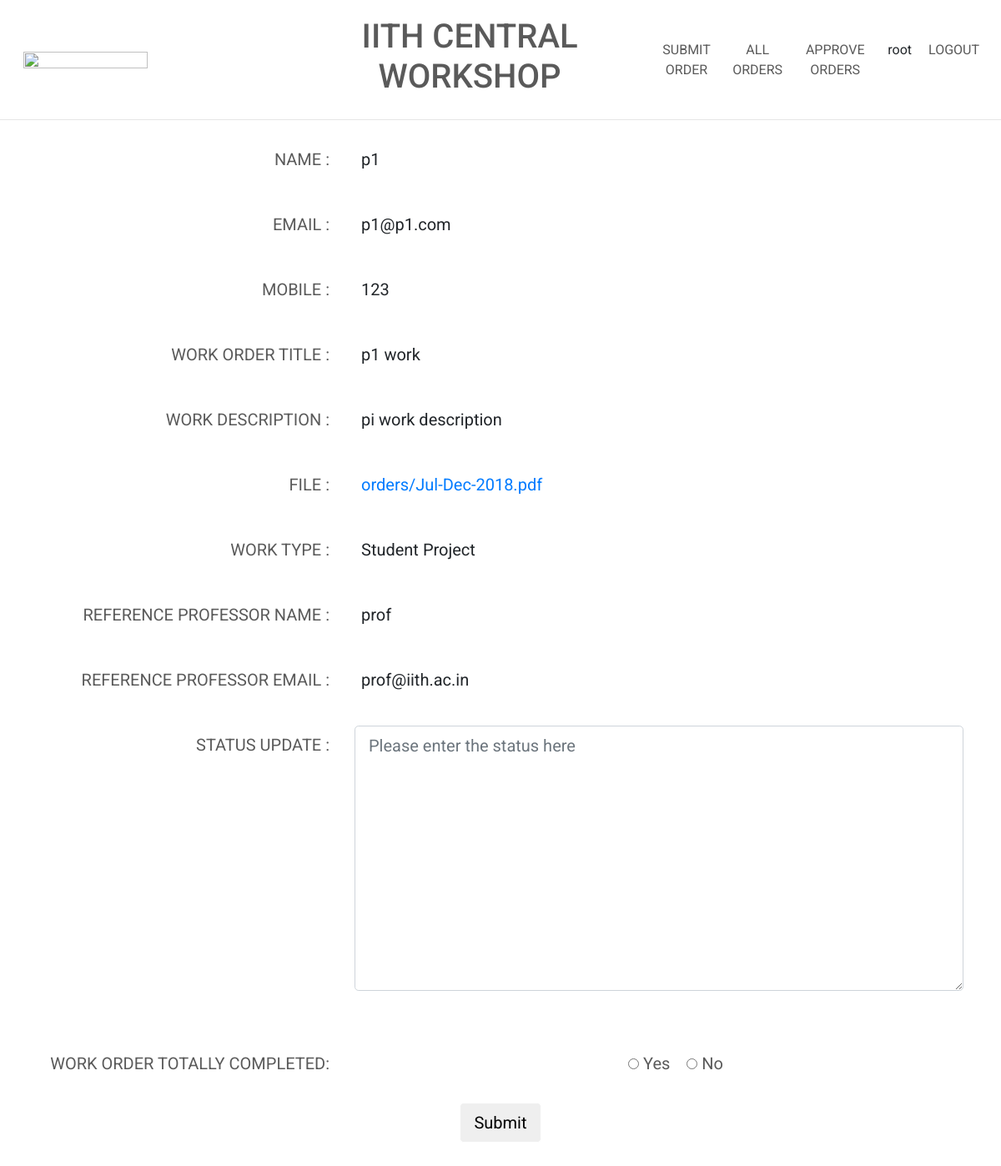
The page /update_status/8/ (signed in) on the database its author committed.
### app/models.py (models this page shows)
class Order(models.Model):
	name = models.TextField(max_length=100,blank=True)
	mail = models.TextField(max_length=100,blank=True)
	mobile = models.IntegerField()
	work = models.TextField(max_length=500,blank=True)
	worktype = models.TextField(max_length=20,blank=True)
	title = models.TextField(max_length=100,blank=True)
	file = models.FileField(upload_to='orders/')
	uploaded_at = models.DateTimeField(auto_now_add=True)
	prof_name = models.TextField(max_length=100,blank=True)
	prof_mail = models.TextField(max_length=100,blank=True)
	approval1 = models.CharField(max_length=10, choices=STATUS_CHOICES,default='Pending')
	approval2 = models.CharField(max_length=10, choices=STATUS_CHOICES,default='Pending')
	approval3 = models.CharField(max_length=10, choices=STATUS_CHOICES,default='Pending')
	completed = models.BooleanField(default=False)
	reason = models.TextField(max_length=1000,blank=True)

### app/views.py (the view)
# urls.py: url(r'^update_status/(?P<order_id>[0-9]+)/$', views.update_status),
def update_status(request,order_id):
	if request.user.is_authenticated:
		order = Order.objects.get(id=order_id)
		if request.method == "POST":
			statusform = StatusForm(request.POST)
			if statusform.is_valid():
				data = statusform.cleaned_data
				status_input = data['status_input']
				completed_input = data['completed_input']
				new_object = Status()
				new_object.order = order_id
				new_object.status_text = status_input
				if completed_input=="Yes":
					order.completed = True
				else:
					order.completed = False
				new_object.save()
				order.save()
				return HttpResponseRedirect("/status_list")
			else:
				return render(request,'app/status_form.html',{'statusform':statusform})
		else:
			statusform = StatusForm()
			return render(request,'app/status_form.html',{'statusform':statusform,'order':order})
	else:
		return HttpResponseRedirect("/login")

### app/forms.py
class StatusForm(forms.Form):
	status_input = forms.CharField(required=True,widget = forms.Textarea(attrs=
		{'name':'status_input','id':'status_input','placeholder':"Please enter the status here",'class':'form-control form-control-lg'}))
	completed_input = forms.ChoiceField(choices=CHOICES2, widget=forms.RadioSelect(attrs=
    	{'name':"completed_input",'id':"completed_input",'class':'radio-inline'}))

### templates/app/status_form.html (shortened to what this page needs)
{% load static %}
<link rel="stylesheet" type="text/css" href="{% static 'css/orders.css' %}">
<link rel="stylesheet" type="text/css" href="{% static 'css/form.css' %}">
{% include "base.html" %}
<div class="container" style="text-align: center;margin-top: 2%;margin-bottom: 1%;">
	<div class="form-group row">
	    <label for="name" class="col-sm-4">NAME : </label>
	    <div class="col-sm-8">
	    	<p class="info">{{ order.name }}</p>
	    </div>
    </div>
    <div class="form-group row">
	    <label for="name" class="col-sm-4">EMAIL : </label>
	    <div class="col-sm-8">
	    	<p class="info">{{ order.mail }}</p>
	    </div>
    </div>
    <div class="form-group row">
	    <label for="name" class="col-sm-4">MOBILE : </label>
	    <div class="col-sm-8">
	    	<p class="info">{{ order.mobile }}</p>
	    </div>
    </div>
    <div class="form-group row">
	    <label for="name" class="col-sm-4">WORK ORDER TITLE : </label>
	    <div class="col-sm-8">
	    	<p class="info">{{ order.title }}</p>
	    </div>
    </div>
    <div class="form-group row">
	    <label for="name" class="col-sm-4">WORK DESCRIPTION : </label>
	    <div class="col-sm-8">
	    	<p class="info">{{ order.work }}</p>
	    </div>
    </div>
    <div class="form-group row">
	    <label for="name" class="col-sm-4">FILE : </label>
	    <div class="col-sm-8">
	    	<p class="info"><a href="{{ order.file }}">{{ order.file }}</a></p>
	    </div>
    </div>
    <div class="form-group row">
	    <label for="name" class="col-sm-4">WORK TYPE : </label>
	    <div class="col-sm-8">
	    	<p class="info">{{ order.worktype }}</p>
	    </div>
    </div>
    <div class="form-group row">
	    <label for="name" class="col-sm-4">REFERENCE PROFESSOR NAME : </label>
	    <div class="col-sm-8">
	    	<p class="info">{{ order.prof_name }}</p>
	    </div>
    </div>
    <div class="form-group row">
	    <label for="name" class="col-sm-4">REFERENCE PROFESSOR EMAIL : </label>
	    <div class="col-sm-8">
	    	<p class="info">{{ order.prof_mail }}</p>
	    </div>
    </div>
</div>
<div class="container" style="text-align: center;margin-bottom: 5%;">
	<form action="/update_status/{{ order.id }}/" method="post" enctype="multipart/form-data">
		<div class="form-group row">
			<label for="name" class="col-sm-4">STATUS UPDATE : </label>
		    <div class="col-sm-8">
		    	{{ statusform.status_input }}
		    </div>
	    </div><br><br>
	    <div class="form-group row">
	    	<label for="name" class="col-sm-4">WORK ORDER TOTALLY COMPLETED: </label>
		    <div class="col-sm-8">
		    	{{ statusform.completed_input }}
		    </div>
	    </div>
	    <div class="form-group row">
		    <div class="col-sm-12">
		    	<button type="submit" class="btn btn-lg">Submit</button>
		    </div>
	    </div>
	</form>
</div>
{% include "footer.html" %}

### templates/base.html (shortened to what this page needs)
<html>
<head>
{% load static 	%}
<link rel="stylesheet" type="text/css" href="https://maxcdn.bootstrapcdn.com/bootstrap/4.0.0/css/bootstrap.min.css">
<link rel="stylesheet" type="text/css" href="{% static 'css/styles.css' %}">
</head>
<body>
	<nav class="navbar navbar-expand-lg">
		<a class="navbar-brand" href="iith.ac.in">
			<img src="https://www.iith.ac.in/wp-content/uploads/2018/02/horzlogolong.png" id ="logo" class="d-inline-block align-top" alt="">
		</a>
		<a class="heading" href="/"><h1>IITH CENTRAL WORKSHOP</h1></a>
	  	<div class="collapse navbar-collapse " id="navbarTogglerDemo01">
		    <ul class="navbar-nav mr-auto mt-2 mt-lg-0">
		    	<li class="nav-item active">
		        	<a class="nav-link" href="/form">SUBMIT ORDER<span class="sr-only">(current)</span></a>
		      	</li>
		      	<li class="nav-item active">
			     	<a class="nav-link" href="/orders">ALL ORDERS</a>
			     </li>
			     {% if user.is_authenticated %}
			     <li class="nav-item active">
			     	<a class="nav-link" href="/approve_orders">APPROVE ORDERS</a>
			     </li>
			     <li class="nav-item active">
			     	<a class="nav-link">{{ user.get_username }}</a>
			     </li>
			     {% endif %}
			     <li class="nav-item active">
			     	{% if user.is_authenticated %}
						<a class="nav-link" href="/logout">LOGOUT</a>
					{% else %}
			     		<a class="nav-link" href="/login">LOGIN</a>
			     	{% endif %}
			     </li>
		    </ul>
		</div>
	</nav>
	<hr>

### static/css/form.css (style rules this page uses)
.radio-inline { list-style-type: none; display: inline; }
.radio-inline li { display: inline; }

### static/css/styles.css (style rules this page uses)
body { font-family: 'Roboto', sans-serif; }
hr { margin: 0; }
a { text-decoration: none; transition-duration: 1s; }
.navbar-brand { width:30%; margin-left: 1%; }
.collapse { width:40%; text-align: center; }
#logo { width: 70%; padding: 0; margin: 0; }
.nav-link { text-decoration: none; color: #5a5a5a; transition-duration: 0.5s; border:solid white 2px; outline: none; }
.heading { width: 40%; color: #5a5a5a; font-weight: bold; margin: 1%; text-align: center; }
label { font-size:1.25rem; padding: 0.5rem; text-align: right; color: #5a5a5a; }
.btn { border: solid #ffffff 1px; transition-duration: 0.5s; }

### templates/app/status_form.html (style rules this page uses)
.info { text-align: left; padding: 0.5rem; font-size: 1.25rem; }

### rows shown on the page
Order: name "p1", mail "p1@p1.com", mobile "123", title "p1 work", work "pi work description", file "orders/Jul-Dec-2018.pdf", worktype "Student Project", prof_name "prof", prof_mail "prof@iith.ac.in"

### other values the page prints
{{ user.get_username }} "root"
